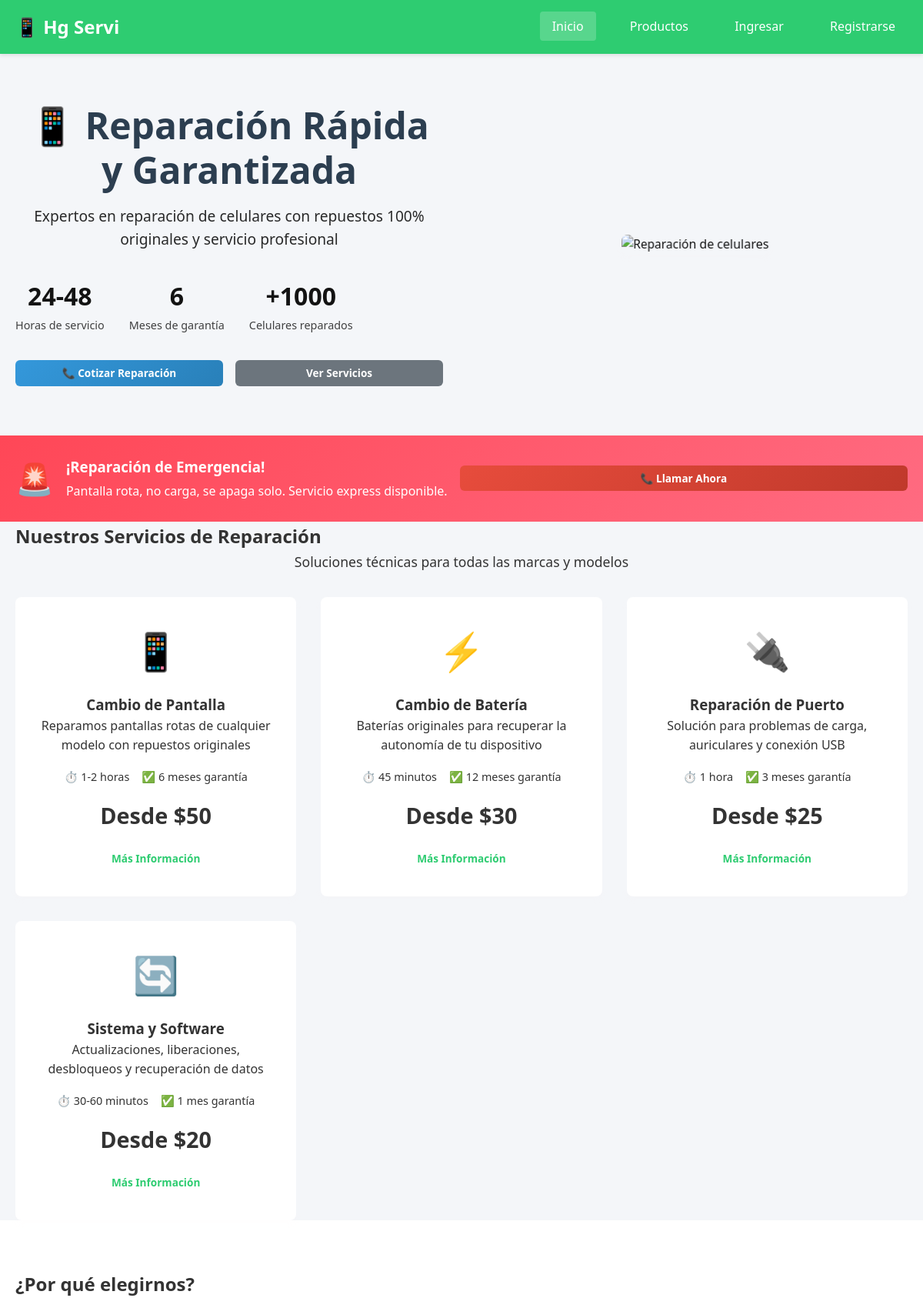
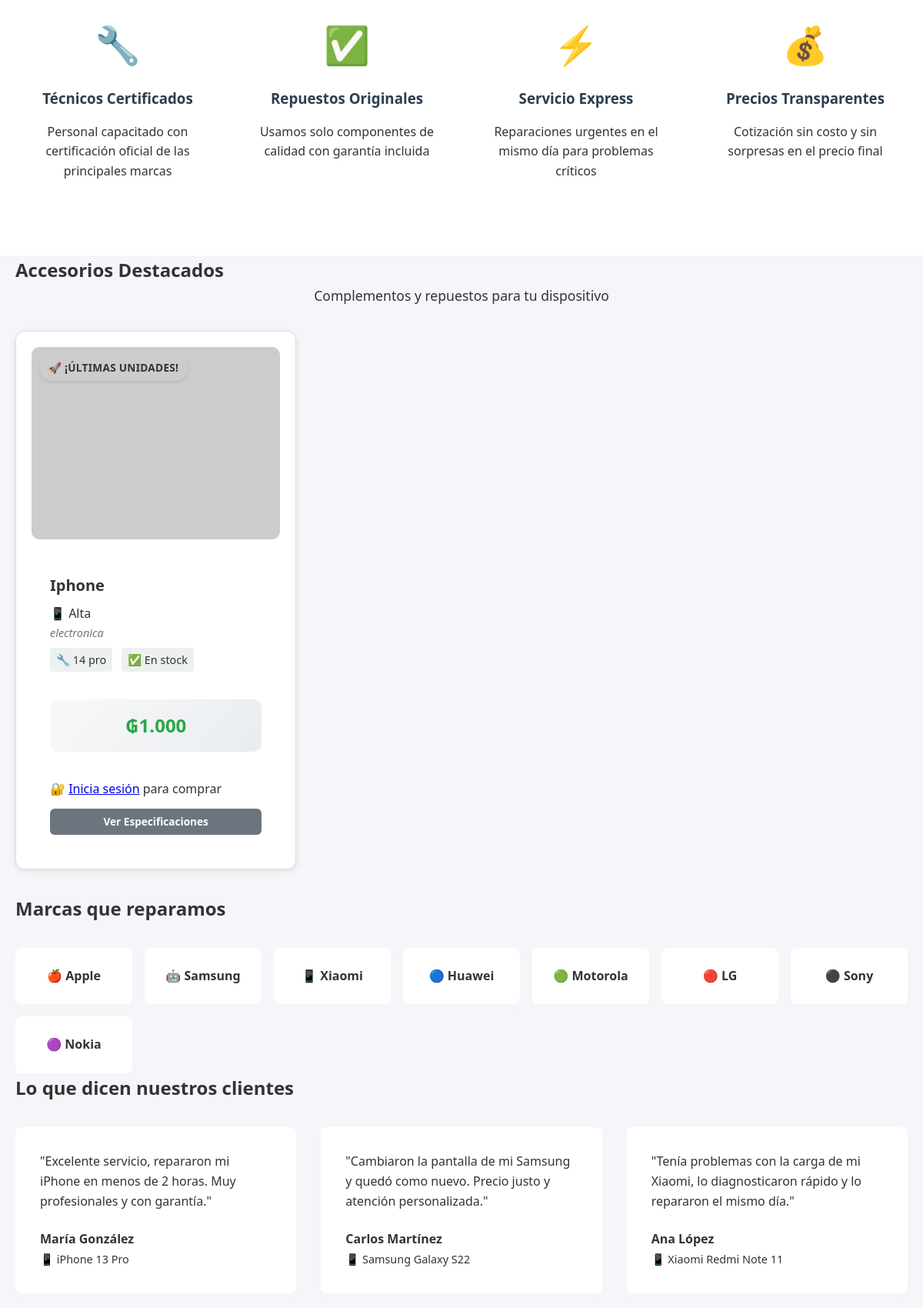
The page / (upper part) on the database its author committed (2 pictures, top to bottom).
### tables this page shows
CREATE TABLE `productos` (
  `id` int(11) NOT NULL,
  `codigo` varchar(100) NOT NULL,
  `modelo` varchar(100) NOT NULL,
  `marca` varchar(50) NOT NULL,
  `calidad` varchar(50) DEFAULT NULL,
  `color` varchar(30) DEFAULT NULL,
  `imagen` varchar(1000) NOT NULL,
  `categoria` varchar(100) DEFAULT NULL,
  `precio` int(11) NOT NULL,
  `created_at` timestamp NOT NULL DEFAULT current_timestamp(),
  `updated_at` timestamp NOT NULL DEFAULT current_timestamp() ON UPDATE current_timestamp()
);

### index.php (called while the page is built, shortened)
<?php
require_once 'config.php';
require_once 'models/Product.php';
$database = new Database();
$db = $database->getConnection();
$productModel = new Product($db);
$featured_products = $productModel->getFeatured();
include 'views/header.php';
include 'views/home.php';
include 'views/footer.php';
?>

### models/Product.php (called while the page is built, shortened)
<?php
class Product
{
    private $conn;
    private $table = 'productos';
    private $stockTable = 'stock';
    public function __construct($db)
    {
        $this->conn = $db;
    }
    public function getFeatured($limit = 6)
    {
        $query = "
            SELECT p.*, IFNULL(s.cantidad, 0) AS cantidad
            FROM {$this->table} p
            LEFT JOIN {$this->stockTable} s ON s.producto_id = p.id
            WHERE p.precio > 0
            ORDER BY p.precio DESC, p.id DESC
            LIMIT ?
        ";
        $stmt = $this->conn->prepare($query);
        $stmt->bindValue(1, $limit, PDO::PARAM_INT);
        $stmt->execute();
        return $stmt->fetchAll(PDO::FETCH_ASSOC);
    }
}

### helpers/image_helper.php (called while the page is built, shortened)
<?php
function getProductImage($product)
{
    $foundImage = findImageForProduct($product);
    return getPlaceholderImage($product);
}
function findImageForProduct($product)
{
    $imageDir = 'img/';
    $codigo = strtolower(trim($product['codigo'] ?? ''));
    $modelo = strtolower(trim($product['modelo'] ?? ''));
    $marca = strtolower(trim($product['marca'] ?? ''));
    $files = scandir($imageDir);
    $images = [];
    $possibleNames = [];
    if (!empty($codigo)) {
        $cleanCode = cleanFileName($codigo);
        $possibleNames = array_merge($possibleNames, [
            $cleanCode . '.jpg',
            $cleanCode . '.jpeg',
            $cleanCode . '.png',
            $cleanCode . '.webp',
            $cleanCode . '.gif',
            str_replace('_', '-', $cleanCode) . '.jpg',
            $marca . '_' . $cleanCode . '.jpg',
        ]);
    }
    if (!empty($modelo)) {
        $cleanModel = cleanFileName($modelo);
        $possibleNames = array_merge($possibleNames, [
            $cleanModel . '.jpg',
            $cleanModel . '.jpeg',
            $cleanModel . '.png',
            $marca . '_' . $cleanModel . '.jpg',
            $marca . '-' . $cleanModel . '.jpg',
            str_replace(' ', '_', $cleanModel) . '.jpg',
        ]);
    }
    return null;
}
function cleanFileName($name)
{
    $name = strtolower($name);
    $name = preg_replace('/[^a-z0-9]/', '_', $name);
    $name = preg_replace('/_+/', '_', $name);
    return trim($name, '_');
}
function getPlaceholderImage($product)
{
    $modelo = $product['modelo'] ?? 'Producto';
    $marca = strtolower($product['marca'] ?? '');
    $brandColors = [
        'apple' => 'A2AAAD',
        'samsung' => '1428A0',
        'xiaomi' => 'FF6900',
        'motorola' => '5C92D1',
        'huawei' => 'D10B25',
        'lg' => 'A500AF',
        'nokia' => '124191',
        'sony' => '003399',
        'oppo' => '008B6E',
        'vivo' => '4169E1',
        'realme' => 'FF6B35',
        'oneplus' => 'F5010C',
        'google' => '4285F4',
    ];
    $color = $brandColors[$marca] ?? '9C27B0';
    $text = urlencode(substr($modelo, 0, 20));
    return "https://via.placeholder.com/500x300/{$color}/ffffff?text=" . $text;
}
?>

### views/home.php (the view, shortened to what this page needs)
<?php
require_once 'helpers/image_helper.php';
$featured_products = $featured_products ?? [];
?>
<section class="hero">
    <div class="container">
        <div class="hero-content">
            <h1>📱 Reparación Rápida y Garantizada</h1>
            <p>Expertos en reparación de celulares con repuestos 100% originales y servicio profesional</p>
            <div class="hero-stats">
                <div class="stat-item">
                    <span class="stat-number">24-48</span>
                    <span class="stat-label">Horas de servicio</span>
                </div>
                <div class="stat-item">
                    <span class="stat-number">6</span>
                    <span class="stat-label">Meses de garantía</span>
                </div>
                <div class="stat-item">
                    <span class="stat-number">+1000</span>
                    <span class="stat-label">Celulares reparados</span>
                </div>
            </div>
            <div class="hero-actions">
                <a href="contact.php" class="btn btn-primary pulse">📞 Cotizar Reparación</a>
                <a href="#services" class="btn btn-secondary">Ver Servicios</a>
            </div>
        </div>
        <div class="hero-image">
            <img src="assets/images/hero-repair.png" alt="Reparación de celulares" loading="lazy">
        </div>
    </div>
</section>
<section class="urgent-banner">
    <div class="container">
        <div class="urgent-content">
            <span class="urgent-icon">🚨</span>
            <div class="urgent-text">
                <h3>¡Reparación de Emergencia!</h3>
                <p>Pantalla rota, no carga, se apaga solo. Servicio express disponible.</p>
            </div>
            <a href="tel:+595 974 717490" class="btn btn-danger">📞 Llamar Ahora</a>
        </div>
    </div>
</section>
<section id="services" class="services">
    <div class="container">
        <h2>Nuestros Servicios de Reparación</h2>
        <p class="section-subtitle">Soluciones técnicas para todas las marcas y modelos</p>
        <div class="services-grid">
            <div class="service-card">
                <div class="service-icon">📱</div>
                <h3>Cambio de Pantalla</h3>
                <p class="service-description">Reparamos pantallas rotas de cualquier modelo con repuestos originales</p>
                <div class="service-details">
                    <span class="service-time">⏱️ 1-2 horas</span>
                    <span class="service-warranty">✅ 6 meses garantía</span>
                </div>
                <div class="service-price">Desde $50</div>
                <a href="service.php?id=1" class="btn btn-outline">Más Información</a>
            </div>
            <div class="service-card">
                <div class="service-icon">⚡</div>
                <h3>Cambio de Batería</h3>
                <p class="service-description">Baterías originales para recuperar la autonomía de tu dispositivo</p>
                <div class="service-details">
                    <span class="service-time">⏱️ 45 minutos</span>
                    <span class="service-warranty">✅ 12 meses garantía</span>
                </div>
                <div class="service-price">Desde $30</div>
                <a href="service.php?id=2" class="btn btn-outline">Más Información</a>
            </div>
            <div class="service-card">
                <div class="service-icon">🔌</div>
                <h3>Reparación de Puerto</h3>
                <p class="service-description">Solución para problemas de carga, auriculares y conexión USB</p>
                <div class="service-details">
                    <span class="service-time">⏱️ 1 hora</span>
                    <span class="service-warranty">✅ 3 meses garantía</span>
                </div>
                <div class="service-price">Desde $25</div>
                <a href="service.php?id=3" class="btn btn-outline">Más Información</a>
            </div>
            <div class="service-card">
                <div class="service-icon">🔄</div>
                <h3>Sistema y Software</h3>
                <p class="service-description">Actualizaciones, liberaciones, desbloqueos y recuperación de datos</p>
                <div class="service-details">
                    <span class="service-time">⏱️ 30-60 minutos</span>
                    <span class="service-warranty">✅ 1 mes garantía</span>
                </div>
                <div class="service-price">Desde $20</div>
                <a href="service.php?id=4" class="btn btn-outline">Más Información</a>
            </div>
        </div>
    </div>
</section>
<section class="features">
    <div class="container">
        <h2>¿Por qué elegirnos?</h2>
        <div class="features-grid">
            <div class="feature-item">
                <div class="feature-icon">🔧</div>
                <h3>Técnicos Certificados</h3>
                <p>Personal capacitado con certificación oficial de las principales marcas</p>
            </div>
            <div class="feature-item">
                <div class="feature-icon">✅</div>
                <h3>Repuestos Originales</h3>
                <p>Usamos solo componentes de calidad con garantía incluida</p>
            </div>
            <div class="feature-item">
                <div class="feature-icon">⚡</div>
                <h3>Servicio Express</h3>
                <p>Reparaciones urgentes en el mismo día para problemas críticos</p>
            </div>
            <div class="feature-item">
                <div class="feature-icon">💰</div>
                <h3>Precios Transparentes</h3>
                <p>Cotización sin costo y sin sorpresas en el precio final</p>
            </div>
        </div>
    </div>
</section>
<section id="featured" class="featured-products">
    <div class="container">
        <h2>Accesorios Destacados</h2>
        <p class="section-subtitle">Complementos y repuestos para tu dispositivo</p>
        <div class="products-grid">
            <?php if (empty($featured_products)): ?>
                <div class="no-products">
                    <p>No hay productos destacados disponibles.</p>
                    <a href="products.php" class="btn btn-primary">Ver todos los accesorios</a>
                </div>
            <?php else: ?>
                <?php foreach ($featured_products as $product): ?>
                    <?php
                    $stock = $product['stock'] ?? $product['cantidad'] ?? 0;
                    $calidad = $product['calidad'] ?? '';
                    $compatibility = array_filter(array_map('trim', explode(',', $calidad)));
                    ?>
                    <div class="product-card">
                        <div class="product-image">
                            <img src="<?= htmlspecialchars(getProductImage($product)) ?>"
                                alt="<?= htmlspecialchars($product['imagen'] ?? 'Producto') ?>"
                                loading="lazy">
                            <div class="product-badges">
                                <?php if ($stock > 0 && $stock < 10): ?>
                                    <span class="badge low-stock">🚀 ¡Últimas unidades!</span>
                                <?php endif; ?>
                            </div>
                        </div>
                        <div class="product-info">
                            <h3><?= htmlspecialchars($product['marca'] ?? '') ?></h3>
                            <p class="product-compatibility">
                                📱 <?= implode(', ', array_slice($compatibility, 0, 2)) ?>
                            </p>
                            <p class="product-category"><?= htmlspecialchars($product['categoria'] ?? '') ?></p>
                            <div class="product-features">
                                <?php if (!empty($product['modelo'])): ?>
                                    <span>🔧 <?= htmlspecialchars($product['modelo']) ?></span>
                                <?php endif; ?>
                                <?php if ($stock > 0): ?>
                                    <span class="stock-available">✅ En stock</span>
                                <?php else: ?>
                                    <span class="stock-out">⏳ Agotado</span>
                                <?php endif; ?>
                            </div>
                            <div class="product-price">
                            <span class="current-price">
                                ₲<?php echo number_format($product['precio'], 0, ',', '.'); ?>
                            </span>
                        </div>
                            <div class="product-actions">
                                <?php if (!empty($_SESSION['user_id'])): ?>
                                    <form method="POST" action="add-to-cart.php">
                                        <input type="hidden" name="product_id" value="<?= (int)$product['id'] ?>">
                                        <input type="number" name="quantity" value="1" min="1" max="<?= min($stock, 10) ?>">
                                        <button type="submit" class="btn btn-cart" <?= $stock == 0 ? 'disabled' : '' ?>>
                                            <?= $stock == 0 ? 'Agotado' : 'Agregar' ?>
                                        </button>
                                    </form>
                                <?php else: ?>
                                    <p>🔐 <a href="login.php">Inicia sesión</a> para comprar</p>
                                <?php endif; ?>
                                <a href="product-detail.php?id=<?= (int)$product['id'] ?>" class="btn btn-details">
                                    Ver Especificaciones
                                </a>
                            </div>
                        </div>
                    </div>
                <?php endforeach; ?>
            <?php endif; ?>
        </div>
    </div>
</section>
<section class="brands">
    <div class="container">
        <h2>Marcas que reparamos</h2>
        <div class="brands-grid">
            <div class="brand-item">🍎 Apple</div>
            <div class="brand-item">🤖 Samsung</div>
            <div class="brand-item">📱 Xiaomi</div>
            <div class="brand-item">🔵 Huawei</div>
            <div class="brand-item">🟢 Motorola</div>
            <div class="brand-item">🔴 LG</div>
            <div class="brand-item">⚫ Sony</div>
            <div class="brand-item">🟣 Nokia</div>
        </div>
    </div>
</section>
<section class="testimonials">
    <div class="container">
        <h2>Lo que dicen nuestros clientes</h2>
        <div class="testimonials-grid">
            <div class="testimonial-card">
                <div class="testimonial-content">
                    <p>"Excelente servicio, repararon mi iPhone en menos de 2 horas. Muy profesionales y con garantía."</p>
                </div>
                <div class="testimonial-author">
                    <div class="author-info">
                        <h4>María González</h4>
                        <span class="author-device">📱 iPhone 13 Pro</span>
                    </div>
                </div>
            </div>
            <div class="testimonial-card">
                <div class="testimonial-content">
                    <p>"Cambiaron la pantalla de mi Samsung y quedó como nuevo. Precio justo y atención personalizada."</p>
                </div>
                <div class="testimonial-author">
                    <div class="author-info">
                        <h4>Carlos Martínez</h4>
                        <span class="author-device">📱 Samsung Galaxy S22</span>
                    </div>
                </div>
            </div>
            <div class="testimonial-card">
                <div class="testimonial-content">
                    <p>"Tenía problemas con la carga de mi Xiaomi, lo diagnosticaron rápido y lo repararon el mismo día."</p>
                </div>
                <div class="testimonial-author">
                    <div class="author-info">
                        <h4>Ana López</h4>
                        <span class="author-device">📱 Xiaomi Redmi Note 11</span>
                    </div>
                </div>
            </div>
        </div>
    </div>
</section>

### rows shown on the page
productos: marca "Iphone", calidad "Alta", categoria "electronica", modelo "14 pro", precio "1.000"
